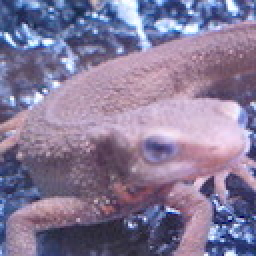
#> input picture assets/imori.jpg, 128 x 128 px, found by its file name (shown 2 times larger)
$ python image_transform.py
#> lines starting #> are read from the running program, lines starting #| are printed output that depends on the picture
"""
图像变换相关问题：
17. 仿射变换 - 使用仿射变换矩阵进行图像变换
18. 透视变换 - 使用透视变换矩阵进行图像变换
19. 旋转 - 使用旋转矩阵进行图像旋转
20. 缩放 - 使用缩放矩阵进行图像缩放
21. 平移 - 使用平移矩阵进行图像平移
22. 镜像 - 水平或垂直镜像图像
"""

import cv2
import numpy as np

def affine_transform(img_path, src_points, dst_points):
    """
    问题17：仿射变换
    使用仿射变换矩阵进行图像变换

    参数:
        img_path: 输入图像路径
        src_points: 源图像中的三个点坐标，形状为(3, 2)
        dst_points: 目标图像中的三个点坐标，形状为(3, 2)

    返回:
        变换后的图像
    """
#> called with img_path = '../images/imori.jpg', src_points = array of shape (3, 2), dst_points = array of shape (3, 2)
    # 读取图像
    img = cv2.imread(img_path)
#> img is the input picture: shape (128, 128, 3); mean B, G, R 152.8, 121.8, 134.1
    if img is None:
        raise ValueError(f"无法读取图像: {img_path}")

    # 获取图像尺寸
    h, w = img.shape[:2]
#> h = 128; w = 128

    # 计算仿射变换矩阵
    # 注意：这里使用OpenCV的getAffineTransform函数计算变换矩阵
    # 在实际教学中，可以手动计算变换矩阵
    M = cv2.getAffineTransform(src_points, dst_points)

    # 创建输出图像
    result = np.zeros_like(img)

    # 手动实现仿射变换
    for y in range(h):
        for x in range(w):
            # 计算源图像中的对应点
            src_x = int(M[0, 0] * x + M[0, 1] * y + M[0, 2])
            src_y = int(M[1, 0] * x + M[1, 1] * y + M[1, 2])

            # 检查源点是否在图像范围内
            if 0 <= src_x < w and 0 <= src_y < h:
                result[y, x] = img[src_y, src_x]
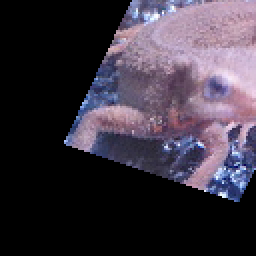
#> result: shape (128, 128, 3) (shown 2 times larger); mean B, G, R 64.3, 52.1, 59.8

    return result

# [286 lines left out: functions perspective_transform, rotate_image, scale_image, translate_image, mirror_image, compute_perspective_transform_manual and 3 more, not called in this run]

def main(problem_id=17):
    """
    主函数，通过problem_id选择要运行的问题

    参数:
        problem_id: 问题编号，默认为17
    """
    input_path = "../images/imori.jpg"

    if problem_id == 17:
        # 仿射变换示例
        src_points = np.float32([[50, 50], [200, 50], [50, 200]])
        dst_points = np.float32([[10, 100], [200, 50], [100, 250]])
        result = affine_transform(input_path, src_points, dst_points)
        output_path = "../images/answer_17.jpg"
        title = "仿射变换"
    elif problem_id == 18:
        # 透视变换示例
        src_points = np.float32([[56, 65], [368, 52], [28, 387], [389, 390]])
        dst_points = np.float32([[0, 0], [300, 0], [0, 300], [300, 300]])
        result = perspective_transform(input_path, src_points, dst_points)
        output_path = "../images/answer_18.jpg"
        title = "透视变换"
    elif problem_id == 19:
        # 旋转示例
        result = rotate_image(input_path, 30)
        output_path = "../images/answer_19.jpg"
        title = "旋转"
    elif problem_id == 20:
        # 缩放示例
        result = scale_image(input_path, 1.5, 1.5)
        output_path = "../images/answer_20.jpg"
        title = "缩放"
    elif problem_id == 21:
        # 平移示例
        result = translate_image(input_path, 30, 30)
        output_path = "../images/answer_21.jpg"
        title = "平移"
    elif problem_id == 22:
        # 镜像示例
        result = mirror_image(input_path, 'horizontal')
        output_path = "../images/answer_22.jpg"
        title = "镜像"
    else:
        print(f"问题 {problem_id} 不存在")
        return

    # 保存结果
    cv2.imwrite(output_path, result)

    # 显示结果
    cv2.imshow(title, result)
    cv2.waitKey(0)
    cv2.destroyAllWindows()

if __name__ == "__main__":
    import sys
    problem_id = int(sys.argv[1]) if len(sys.argv) > 1 else 17
    main(problem_id)

$ run again, with assets/1.jpg copied over assets/imori.jpg
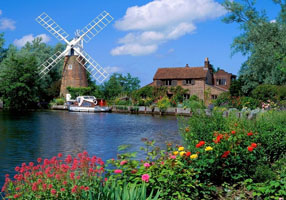
#> input picture assets/1.jpg, 286 x 200 px, found by its file name
#> in affine_transform, img is the input picture: shape (200, 286, 3); mean B, G, R 112.6, 108.2, 82.1
#> after the loop in affine_transform, `for y in range(h):`:
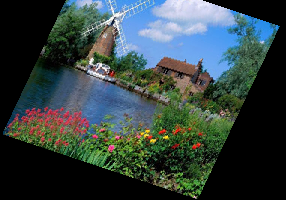
#> result: shape (200, 286, 3); mean B, G, R 66.8, 67.5, 53.1

$ run again, with assets/3.jpg copied over assets/imori.jpg
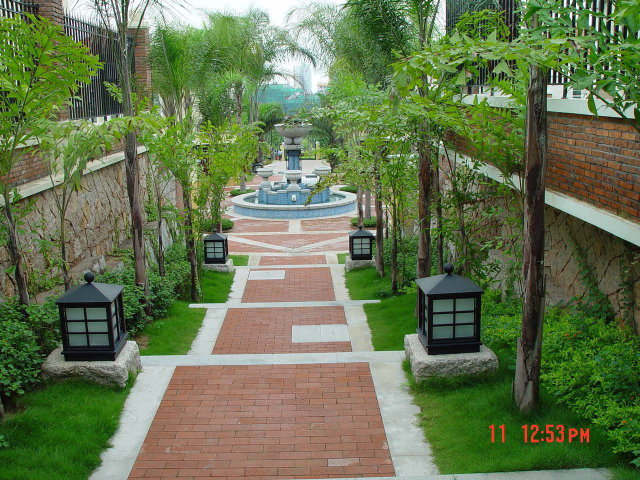
#> input picture assets/3.jpg, 1280 x 960 px, found by its file name (shown at 1/2 size)
#> in affine_transform, img is the input picture: shape (960, 1280, 3); mean B, G, R 79.2, 116.8, 101.5
#> after the loop in affine_transform, `for y in range(h):`:
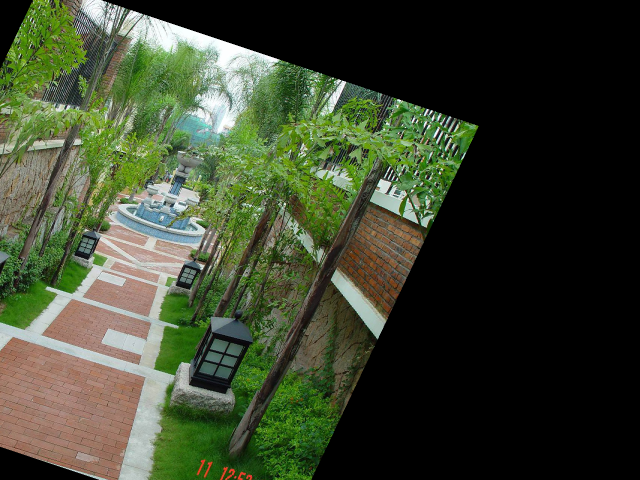
#> result: shape (960, 1280, 3) (shown at 1/2 size); mean B, G, R 46.6, 68, 59.8

$ run again, with assets/2.png saved as assets/imori.jpg
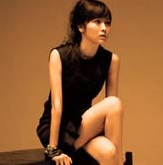
#> input picture assets/2.png, 163 x 165 px, found by its file name
#> in affine_transform, img is the input picture: shape (165, 163, 3); mean B, G, R 52.6, 95.2, 148
#> after the loop in affine_transform, `for y in range(h):`:
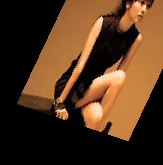
#> result: shape (165, 163, 3); mean B, G, R 29.5, 53, 82
